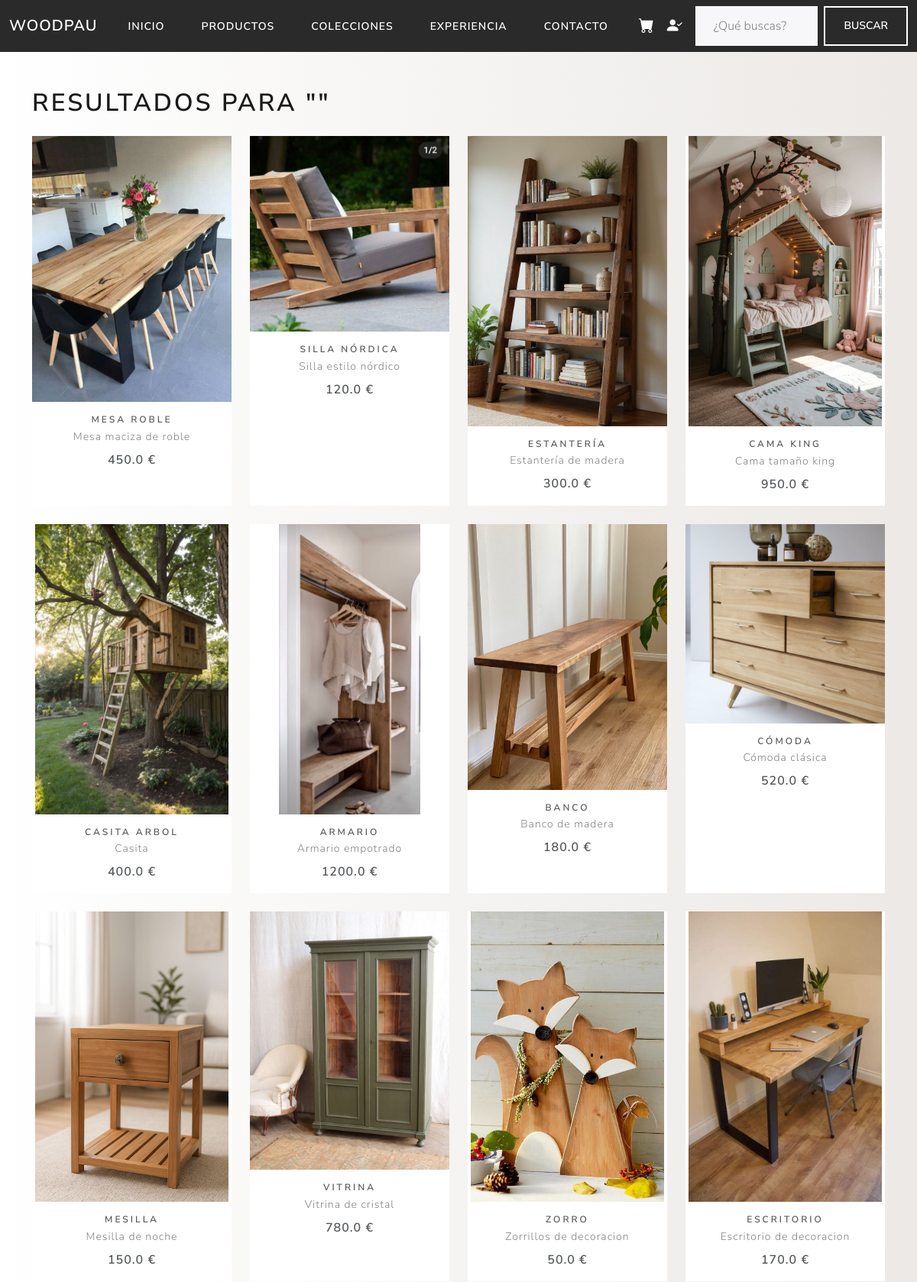
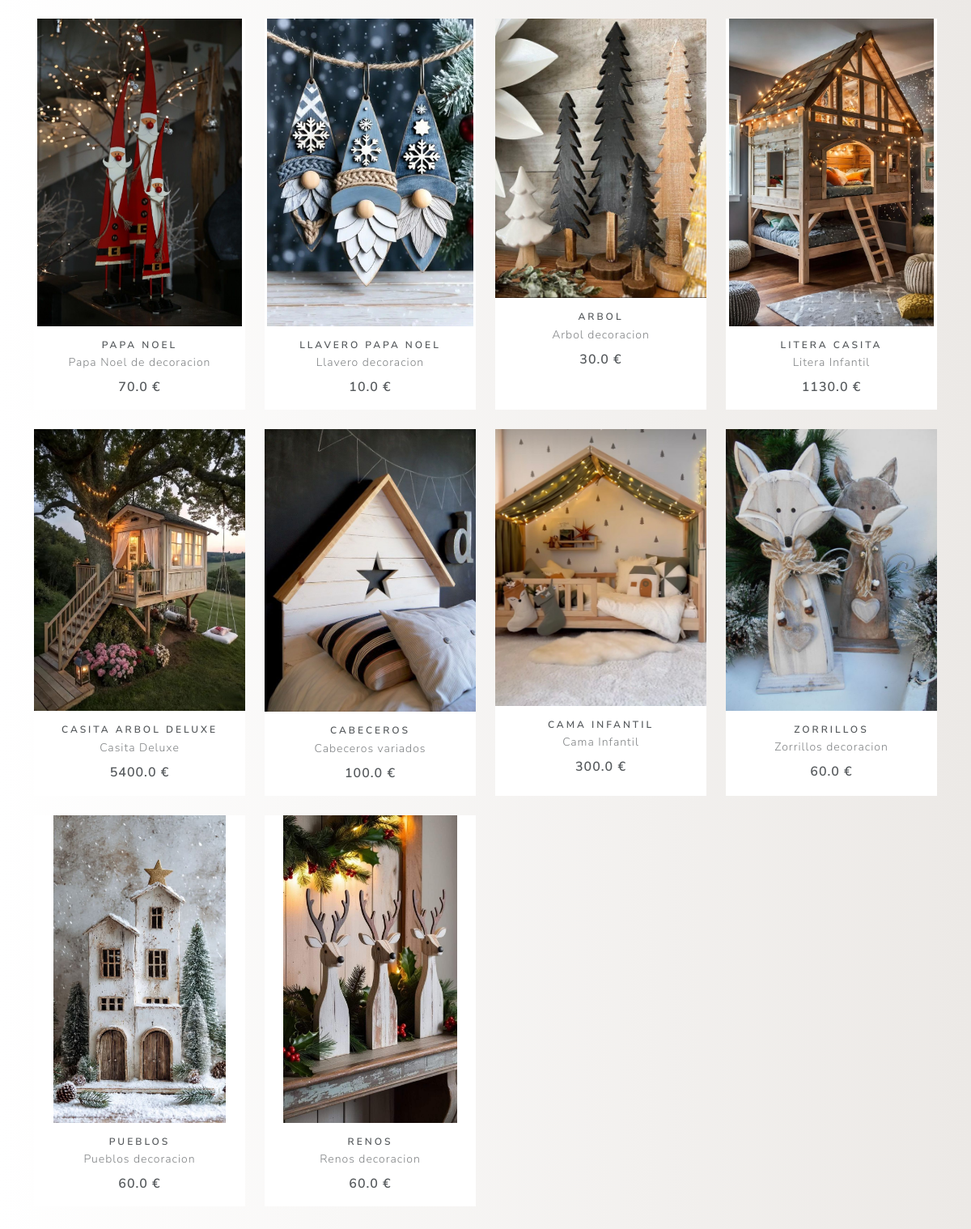
The app's page /buscar with its own data (2 pictures, top to bottom).
### models.py (models this page shows, shortened)
class Producto(Base):
    __tablename__ = "productos"
    __table_args__ = {
        "sqlite_autoincrement": True,
        "comment" : "Tabla de productos"
    }
    id_producto: Mapped[int] = mapped_column(Integer, primary_key=True, autoincrement=True)
    nombre_producto: Mapped[str] = mapped_column(String(50),nullable=False)
    descripcion: Mapped[str] = mapped_column(String(350), nullable=False)
    precio: Mapped[float] = mapped_column(Float, nullable=False)
    stock: Mapped[int] = mapped_column(Integer, nullable=False)
    altura: Mapped[float] = mapped_column(Float, nullable=False)
    ancho: Mapped[float] = mapped_column(Float, nullable=False)
    fondo: Mapped[float] = mapped_column(Float, nullable=False)
    imagenes: Mapped[list["ImagenProducto"]] = relationship("ImagenProducto", back_populates="producto", cascade="all, delete-orphan",lazy="selectin")
    categorias: Mapped[list["Categoria"]] = relationship("Categoria", secondary=producto_categoria, back_populates="productos", lazy="selectin")
    favoritos: Mapped[list["Favorito"]] = relationship("Favorito", back_populates="producto", cascade="all, delete-orphan")
    lineas_pedido: Mapped[list["LineaPedido"]] = relationship("LineaPedido", back_populates="producto", cascade="all, delete-orphan")

class ImagenProducto(Base):
    __tablename__ = "imagenes_productos"
    __table_args__ = {
        "sqlite_autoincrement": True,
        "comment" : "Tabla de imagenes productos"
    }
    id_imagen: Mapped[int] = mapped_column(Integer, primary_key=True, autoincrement=True)
    ruta_imagen: Mapped[str] = mapped_column(String(255), nullable=False)
    es_principal: Mapped[bool] = mapped_column(Boolean, nullable=False)
    producto_id: Mapped[int] = mapped_column(Integer, ForeignKey("productos.id_producto"), nullable=False)
    producto: Mapped["Producto"] = relationship("Producto", back_populates="imagenes")

### main.py (the view)
@app.route("/buscar")
def buscar():
    q = request.args.get("q", "").strip()
    db = SessionLocal()
    resultados = db.query(Producto).filter(
        or_(
            Producto.nombre_producto.ilike(f"%{q}%"),
            Producto.descripcion.ilike(f"%{q}%")
        )
    ).all()
    db.close()
    return render_template("buscar.html", query=q, resultados=resultados)

### main.py (called while the page is built)
@app.context_processor
def inject_usuario():
    usuario = None
    user_id = session.get("usuario_id")
    if user_id:
        usuario = obtener_usuario_por_id(user_id)
    return dict(usuario=usuario)

@app.context_processor
def inject_carrito():
    carrito = session.get("carrito", {})
    total_items = sum(
        item["cantidad"] for item in carrito.values()
    )
    return dict(carrito_items=total_items)

### templates/buscar.html (shortened to what this page needs)
{% extends "base.html" %}
{% block content %}
<section class="py-5">
  <div class="container">
    <h1 class="mb-4">
      Resultados para "{{ query }}"
    </h1>
    <div class="row">
      {% for producto in resultados %}
        <div class="col-12 col-sm-6 col-md-3 mb-4">
        <a href="{{ url_for('producto_detalle', id_producto=producto.id_producto) }}"
           class="text-decoration-none text-dark">
          <div class="card h-100 border-0">
            {% if producto.imagenes %}
              <img
                src="{{ url_for('static', filename=producto.imagenes[0].ruta_imagen) }}"
                class="card-img-top"
                alt="{{ producto.nombre_producto }}">
            {% else %}
              <img
                src="{{ url_for('static', filename='img/placeholder.jpg') }}"
                class="card-img-top"
                alt="Sin imagen">
            {% endif %}
            <div class="card-body text-center">
              <h6 class="text-uppercase mb-1">
                {{ producto.nombre_producto }}
              </h6>
              <p class="text-muted small mb-2">
                {{ producto.descripcion }}
              </p>
              <p class="fw-bold mb-0">
                {{ producto.precio }} €
              </p>
            </div>
          </div>
        </a>
        </div>
      {% endfor %}
    </div>
  </div>
</section>
{% endblock %}

### templates/base.html (shortened to what this page needs)
<!DOCTYPE html>
<html lang="es">
<head>
  <link
    href="https://cdn.jsdelivr.net/npm/bootswatch@5.3.2/dist/lux/bootstrap.min.css"
    rel="stylesheet">
  <link
    href="https://cdn.jsdelivr.net/npm/bootstrap-icons/font/bootstrap-icons.css"
    rel="stylesheet">
  <link
    rel="stylesheet"
    href="{{ url_for('static', filename='main.css') }}">
  <link rel="stylesheet"
    href="https://cdn.jsdelivr.net/npm/bootstrap-icons@1.11.1/font/bootstrap-icons.css">
</head>
<body>
  {% include "partials/nav.html" %}
  <main>
    {% block content %}{% endblock %}
  </main>
</body>
</html>

### templates/partials/nav.html (shortened to what this page needs)
<nav class="navbar navbar-expand-lg navbar-dark navbar-custom">
  <div class="container-fluid">
    <a class="navbar-brand" href="/">WoodPau</a>
    <div class="collapse navbar-collapse" id="navbarColor01">
      <ul class="navbar-nav mx-auto">
        <li class="nav-item">
          <a class="nav-link" href="/">Inicio</a>
        </li>
        <li class="nav-item dropdown position-static">
          <a class="nav-link dropdown-toggle"
             href="/productos"
             id="productosDropdown"
             role="button"
             data-bs-toggle="dropdown"
             aria-expanded="false">
            Productos
          </a>
        </li>
        <li class="nav-item">
          <a class="nav-link" href="/colecciones">Colecciones</a>
        </li>
        <li class="nav-item">
          <a class="nav-link" href="/experiencia">Experiencia</a>
        </li>
        <li class="nav-item">
          <a class="nav-link" href="/contacto">Contacto</a>
        </li>
      </ul>
      <div class="d-flex align-items-center gap-3">
        <a href="/carrito" class="text-light fs-4 position-relative">
          <i class="bi bi-cart-fill"></i>
        </a>
        <div class="dropdown">
          <a href="#"
             class="text-light fs-4 dropdown-toggle"
             data-bs-toggle="dropdown"
             aria-expanded="false">
            <i class="bi bi-person-check-fill"></i>
          </a>
        </div>
        <form class="d-flex" method="get" action="{{ url_for('buscar') }}">
          <input class="form-control me-2"
                 type="search"
                 name="q"
                 placeholder="¿Qué buscas?"
                 required>
          <button class="btn btn-outline-light" type="submit">
            Buscar
          </button>
        </form>
      </div>
    </div>
  </div>
</nav>

### static/main.css (style rules this page uses)
body { background: #ECE9E6; background: -webkit-linear-gradient(to right, #FFFFFF, #ECE9E6); background: linear-gradient(to right, #FFFFFF, #ECE9E6); }
.card-img-top { max-height: 380px; width: 100%; object-fit: contain; }
.card { overflow: hidden; }
.dropdown-toggle::after { display: none; }
.navbar-custom { background-color: #2a2a2a; }
.navbar-custom .nav-link, .navbar-custom .navbar-brand { color: #ffffff; }
.navbar { padding-top: 0.5rem !important; padding-bottom: 0.5rem !important; }

### records on screen
Producto: ruta_imagen (picture), nombre_producto "MESA ROBLE", descripcion "Mesa maciza de roble", precio "450.0"
Producto: ruta_imagen (picture), nombre_producto "SILLA NÓRDICA", descripcion "Silla estilo nórdico", precio "120.0"
Producto: ruta_imagen (picture), nombre_producto "ESTANTERÍA", descripcion "Estantería de madera", precio "300.0"
Producto: ruta_imagen (picture), nombre_producto "CAMA KING", descripcion "Cama tamaño king", precio "950.0"
Producto: ruta_imagen (picture), nombre_producto "CASITA ARBOL", descripcion "Casita", precio "400.0"
Producto: ruta_imagen (picture), nombre_producto "ARMARIO", descripcion "Armario empotrado", precio "1200.0"
Producto: ruta_imagen (picture), nombre_producto "BANCO", descripcion "Banco de madera", precio "180.0"
Producto: ruta_imagen (picture), nombre_producto "CÓMODA", descripcion "Cómoda clásica", precio "520.0"
Producto: ruta_imagen (picture), nombre_producto "MESILLA", descripcion "Mesilla de noche", precio "150.0"
Producto: ruta_imagen (picture), nombre_producto "VITRINA", descripcion "Vitrina de cristal", precio "780.0"
Producto: ruta_imagen (picture), nombre_producto "ZORRO", descripcion "Zorrillos de decoracion", precio "50.0"
Producto: ruta_imagen (picture), nombre_producto "ESCRITORIO", descripcion "Escritorio de decoracion", precio "170.0"
Producto: ruta_imagen (picture), nombre_producto "PAPA NOEL", descripcion "Papa Noel de decoracion", precio "70.0"
Producto: ruta_imagen (picture), nombre_producto "LLAVERO PAPA NOEL", descripcion "Llavero decoracion", precio "10.0"
Producto: ruta_imagen (picture), nombre_producto "ARBOL", descripcion "Arbol decoracion", precio "30.0"
Producto: ruta_imagen (picture), nombre_producto "LITERA CASITA", descripcion "Litera Infantil", precio "1130.0"
Producto: ruta_imagen (picture), nombre_producto "CASITA ARBOL DELUXE", descripcion "Casita Deluxe", precio "5400.0"
Producto: ruta_imagen (picture), nombre_producto "CABECEROS", descripcion "Cabeceros variados", precio "100.0"
Producto: ruta_imagen (picture), nombre_producto "CAMA INFANTIL", descripcion "Cama Infantil", precio "300.0"
Producto: ruta_imagen (picture), nombre_producto "ZORRILLOS", descripcion "Zorrillos decoracion", precio "60.0"
Producto: ruta_imagen (picture), nombre_producto "PUEBLOS", descripcion "Pueblos decoracion", precio "60.0"
Producto: ruta_imagen (picture), nombre_producto "RENOS", descripcion "Renos decoracion", precio "60.0"
